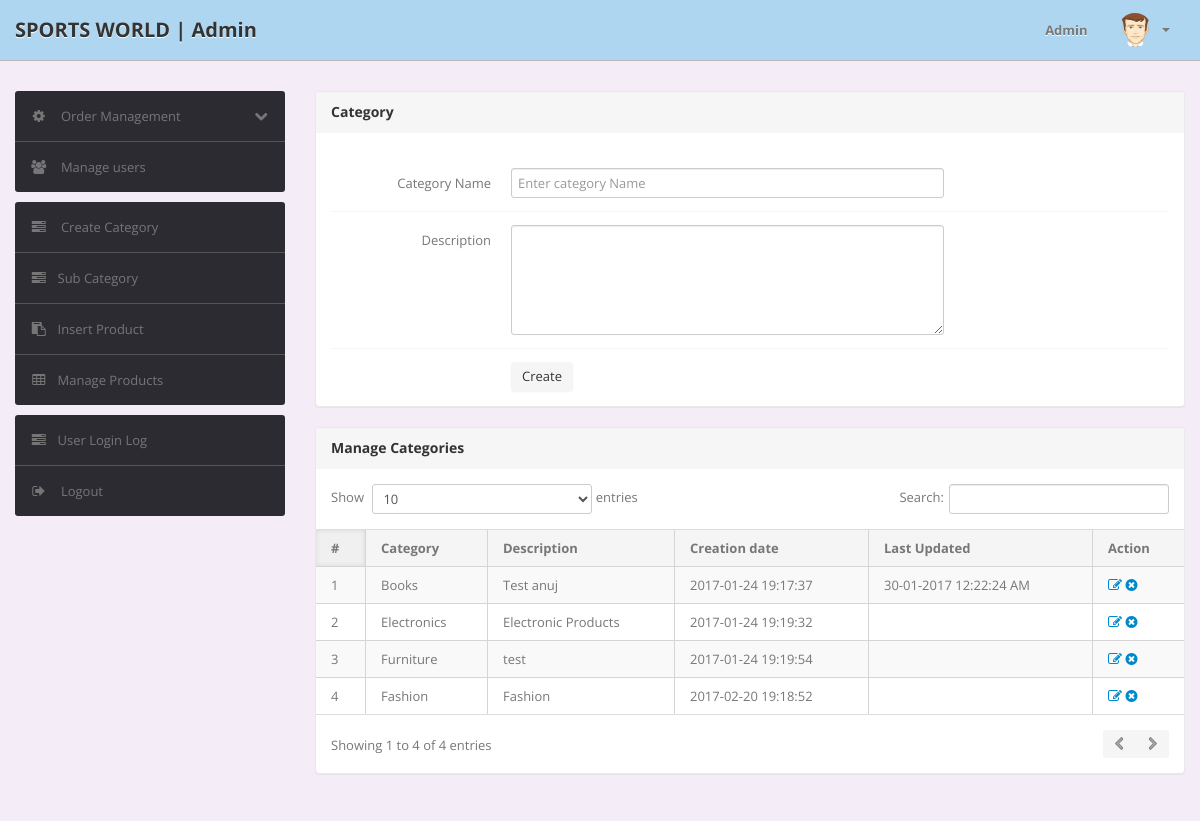
The app's page /shopping/admin/category.php (signed in), older data.
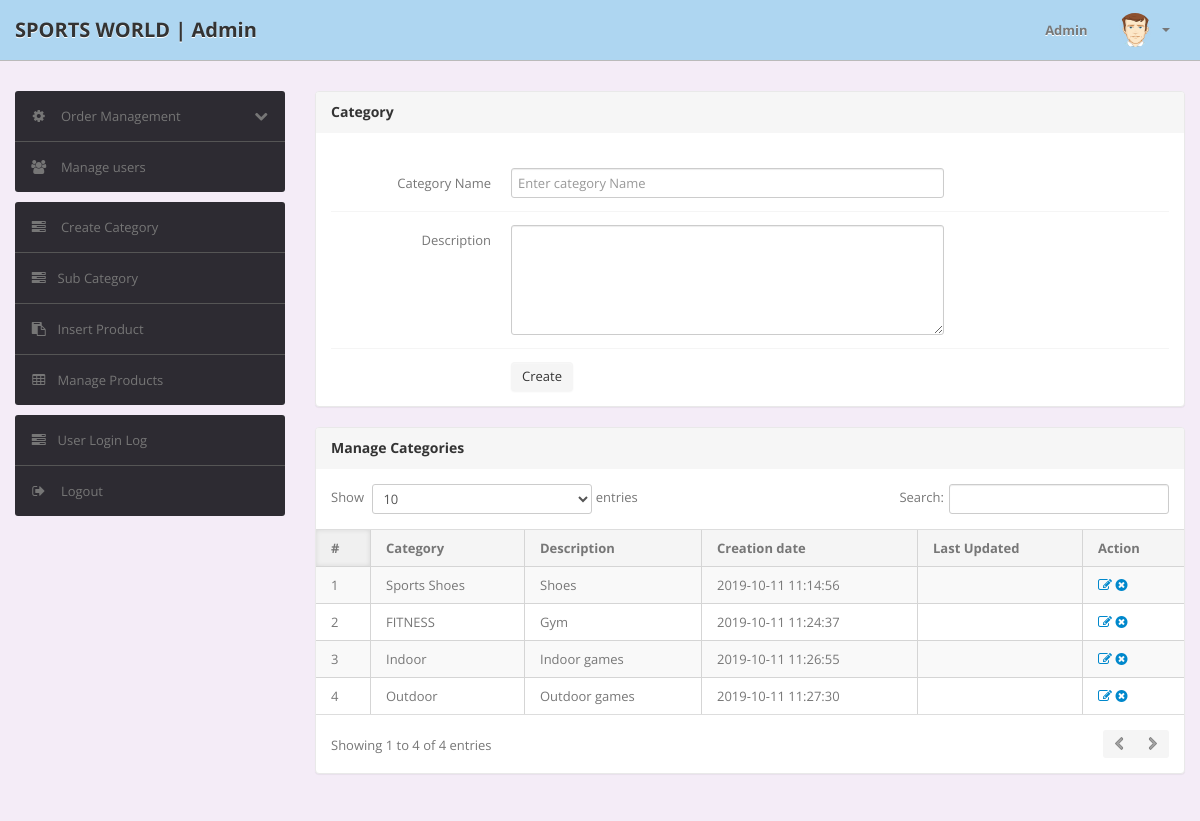
The same page, newer data.
### tables this page shows
CREATE TABLE `category` (
  `id` int(11) NOT NULL,
  `categoryName` varchar(255) DEFAULT NULL,
  `categoryDescription` longtext DEFAULT NULL,
  `creationDate` timestamp NOT NULL DEFAULT current_timestamp(),
  `updationDate` varchar(255) DEFAULT NULL
);

### shopping/admin/category.php (the view, shortened to what this page needs)
<?php
include('include/config.php');
if (strlen($_SESSION['alogin']) == 0) {
	header('location:index.php');
} else {
	?>
	<!DOCTYPE html>
	<html lang="en">
	<head>
		<link type="text/css" href="https://cdnjs.cloudflare.com/ajax/libs/twitter-bootstrap/2.2.2/css/bootstrap.min.css" rel="stylesheet">
		<link type="text/css" href="https://cdnjs.cloudflare.com/ajax/libs/twitter-bootstrap/2.2.2/css/bootstrap-responsive.min.css" rel="stylesheet">
		<link type="text/css" href="css/theme.css" rel="stylesheet">
		<link type="text/css" href="images/icons/css/font-awesome.css" rel="stylesheet">
	</head>
	<body style="background: #d2b4de;">
		<?php include('include/header.php'); ?>
		<div class="wrapper" style="background:  #f4ecf7 ">
			<div class="container">
				<div class="row">
					<?php include('include/sidebar.php'); ?>
					<div class="span9">
						<div class="content">
							<div class="module">
								<div class="module-head">
									<h3>Category</h3>
								</div>
								<div class="module-body">
									<br />
									<form class="form-horizontal row-fluid" name="Category" method="post">
										<div class="control-group">
											<label class="control-label" for="basicinput">Category Name</label>
											<div class="controls">
												<input type="text" placeholder="Enter category Name" name="category" class="span8 tip" required>
											</div>
										</div>
										<div class="control-group">
											<label class="control-label" for="basicinput">Description</label>
											<div class="controls">
												<textarea class="span8" name="description" rows="5"></textarea>
											</div>
										</div>
										<div class="control-group">
											<div class="controls">
												<button type="submit" name="submit" class="btn">Create</button>
											</div>
										</div>
									</form>
								</div>
							</div>
							<div class="module">
								<div class="module-head">
									<h3>Manage Categories</h3>
								</div>
								<div class="module-body table">
									<table cellpadding="0" cellspacing="0" border="0" class="datatable-1 table table-bordered table-striped	 display" width="100%">
										<thead>
											<tr>
												<th>#</th>
												<th>Category</th>
												<th>Description</th>
												<th>Creation date</th>
												<th>Last Updated</th>
												<th>Action</th>
											</tr>
										</thead>
										<tbody>
											<?php $query = mysqli_query($con, "select * from category");
												$cnt = 1;
												while ($row = mysqli_fetch_array($query)) {
													?>
												<tr>
													<td><?php echo htmlentities($cnt); ?></td>
													<td><?php echo htmlentities($row['categoryName']); ?></td>
													<td><?php echo htmlentities($row['categoryDescription']); ?></td>
													<td> <?php echo htmlentities($row['creationDate']); ?></td>
													<td><?php echo htmlentities($row['updationDate']); ?></td>
													<td>
														<a href="edit-category.php?id=<?php echo $row['id'] ?>"><i class="icon-edit"></i></a>
														<a href="category.php?id=<?php echo $row['id'] ?>&del=delete" onClick="return confirm('Are you sure you want to delete?')"><i class="icon-remove-sign"></i></a></td>
												</tr>
											<?php $cnt = $cnt + 1;
												} ?>
									</table>
								</div>
							</div>
						</div>
					</div>
				</div>
			</div>
		</div>
	</body>
<?php } ?>

Row changes from the older to the newer data that the page shows:
removed category: categoryName "Books", categoryDescription "Test anuj", creationDate "2017-01-24 19:17:37", updationDate "30-01-2017 12:22:24 AM"
removed category: categoryName "Electronics", categoryDescription "Electronic Products", creationDate "2017-01-24 19:19:32"
removed category: categoryName "Furniture", categoryDescription "test", creationDate "2017-01-24 19:19:54"
removed category: categoryName "Fashion", categoryDescription "Fashion", creationDate "2017-02-20 19:18:52"
added category: categoryName "Sports Shoes", categoryDescription "Shoes", creationDate "2019-10-11 11:14:56"
added category: categoryName "FITNESS", categoryDescription "Gym", creationDate "2019-10-11 11:24:37"
added category: categoryName "Indoor", categoryDescription "Indoor games", creationDate "2019-10-11 11:26:55"
added category: categoryName "Outdoor", categoryDescription "Outdoor games", creationDate "2019-10-11 11:27:30"
